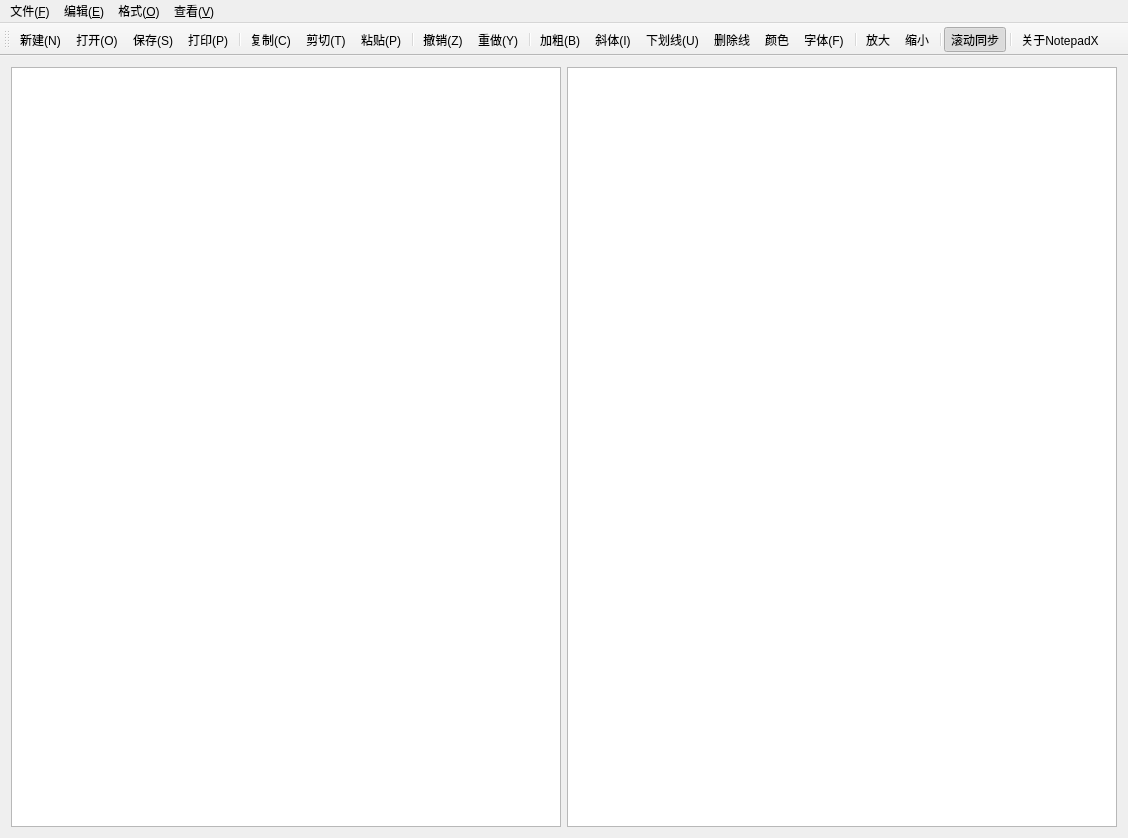
<?xml version="1.0" encoding="UTF-8"?>
<ui version="4.0">
 <class>NotepadXWindow</class>
 <widget class="QMainWindow" name="NotepadXWindow">
  <property name="geometry">
   <rect>
    <x>0</x>
    <y>0</y>
    <width>1128</width>
    <height>838</height>
   </rect>
  </property>
  <property name="windowTitle">
   <string>NotepadX</string>
  </property>
  <widget class="QWidget" name="centralWidget">
   <layout class="QHBoxLayout" name="horizontalLayout">
    <item>
     <layout class="QGridLayout" name="gridLayout">
      <item row="0" column="0">
       <widget class="QPlainTextEdit" name="markdownEdit"/>
      </item>
      <item row="0" column="1">
       <widget class="QTextBrowser" name="markdownPreview">
        <property name="minimumSize">
         <size>
          <width>400</width>
          <height>200</height>
         </size>
        </property>
        <property name="contextMenuPolicy">
         <enum>Qt::NoContextMenu</enum>
        </property>
        <property name="acceptDrops">
         <bool>false</bool>
        </property>
       </widget>
      </item>
     </layout>
    </item>
   </layout>
  </widget>
  <widget class="QMenuBar" name="menuBar">
   <property name="geometry">
    <rect>
     <x>0</x>
     <y>0</y>
     <width>1128</width>
     <height>26</height>
    </rect>
   </property>
   <widget class="QMenu" name="menuFile">
    <property name="title">
     <string>文件(&amp;F)</string>
    </property>
    <addaction name="actionNew"/>
    <addaction name="actionOpen"/>
    <addaction name="actionSave"/>
    <addaction name="actionSaveAs"/>
    <addaction name="separator"/>
    <addaction name="actionPrint"/>
    <addaction name="separator"/>
    <addaction name="actionExit"/>
   </widget>
   <widget class="QMenu" name="menuEdit">
    <property name="title">
     <string>编辑(&amp;E)</string>
    </property>
    <addaction name="actionUndo"/>
    <addaction name="actionRedo"/>
    <addaction name="separator"/>
    <addaction name="actionCut"/>
    <addaction name="actionCopy"/>
    <addaction name="actionPaste"/>
    <addaction name="actionDelete"/>
    <addaction name="separator"/>
    <addaction name="actionAll"/>
    <addaction name="actionFind"/>
   </widget>
   <widget class="QMenu" name="menuFormt">
    <property name="title">
     <string>格式(&amp;O)</string>
    </property>
    <addaction name="actionFont"/>
    <addaction name="actionBold"/>
    <addaction name="actionItalic"/>
    <addaction name="actionUnderline"/>
    <addaction name="actionStrikeout"/>
    <addaction name="actionColor"/>
   </widget>
   <widget class="QMenu" name="menuView">
    <property name="title">
     <string>查看(&amp;V)</string>
    </property>
    <widget class="QMenu" name="menu_Z">
     <property name="title">
      <string>缩放(&amp;Z)</string>
     </property>
     <addaction name="actionEnlarge"/>
     <addaction name="actionLessen"/>
     <addaction name="actionDefault"/>
    </widget>
    <addaction name="menu_Z"/>
   </widget>
   <addaction name="menuFile"/>
   <addaction name="menuEdit"/>
   <addaction name="menuFormt"/>
   <addaction name="menuView"/>
  </widget>
  <widget class="QToolBar" name="mainToolBar">
   <property name="allowedAreas">
    <set>Qt::TopToolBarArea</set>
   </property>
   <property name="iconSize">
    <size>
     <width>20</width>
     <height>20</height>
    </size>
   </property>
   <property name="toolButtonStyle">
    <enum>Qt::ToolButtonIconOnly</enum>
   </property>
   <property name="floatable">
    <bool>false</bool>
   </property>
   <attribute name="toolBarArea">
    <enum>TopToolBarArea</enum>
   </attribute>
   <attribute name="toolBarBreak">
    <bool>false</bool>
   </attribute>
   <addaction name="actionNew"/>
   <addaction name="actionOpen"/>
   <addaction name="actionSave"/>
   <addaction name="actionPrint"/>
   <addaction name="separator"/>
   <addaction name="actionCopy"/>
   <addaction name="actionCut"/>
   <addaction name="actionPaste"/>
   <addaction name="separator"/>
   <addaction name="actionUndo"/>
   <addaction name="actionRedo"/>
   <addaction name="separator"/>
   <addaction name="actionBold"/>
   <addaction name="actionItalic"/>
   <addaction name="actionUnderline"/>
   <addaction name="actionStrikeout"/>
   <addaction name="actionColor"/>
   <addaction name="actionFont"/>
   <addaction name="separator"/>
   <addaction name="actionEnlarge"/>
   <addaction name="actionLessen"/>
   <addaction name="separator"/>
   <addaction name="actionSynchronize"/>
   <addaction name="separator"/>
   <addaction name="actionAbout"/>
  </widget>
  <action name="actionNew">
   <property name="icon">
    <iconset resource="res.qrc">
     <normaloff>:/ui/Resources/new.png</normaloff>:/ui/Resources/new.png</iconset>
   </property>
   <property name="text">
    <string>新建(&amp;N)</string>
   </property>
   <property name="toolTip">
    <string>新建(Ctrl+N)</string>
   </property>
   <property name="shortcut">
    <string>Ctrl+N</string>
   </property>
  </action>
  <action name="actionOpen">
   <property name="icon">
    <iconset resource="res.qrc">
     <normaloff>:/ui/Resources/open.png</normaloff>:/ui/Resources/open.png</iconset>
   </property>
   <property name="text">
    <string>打开(&amp;O)</string>
   </property>
   <property name="toolTip">
    <string>打开(Ctrl+O)</string>
   </property>
   <property name="shortcut">
    <string>Ctrl+O</string>
   </property>
  </action>
  <action name="actionSave">
   <property name="icon">
    <iconset resource="res.qrc">
     <normaloff>:/ui/Resources/save.png</normaloff>:/ui/Resources/save.png</iconset>
   </property>
   <property name="text">
    <string>保存(&amp;S)</string>
   </property>
   <property name="toolTip">
    <string>保存(Ctrl+S)</string>
   </property>
   <property name="shortcut">
    <string>Ctrl+S</string>
   </property>
  </action>
  <action name="actionSaveAs">
   <property name="text">
    <string>保存为(&amp;A)</string>
   </property>
   <property name="toolTip">
    <string>保存为...</string>
   </property>
   <property name="shortcut">
    <string>F12</string>
   </property>
  </action>
  <action name="actionPrint">
   <property name="icon">
    <iconset resource="res.qrc">
     <normaloff>:/ui/Resources/print.png</normaloff>:/ui/Resources/print.png</iconset>
   </property>
   <property name="text">
    <string>打印(&amp;P)</string>
   </property>
   <property name="toolTip">
    <string>打印(Ctrl+P)</string>
   </property>
   <property name="shortcut">
    <string>Ctrl+P</string>
   </property>
  </action>
  <action name="actionExit">
   <property name="text">
    <string>退出(&amp;X)</string>
   </property>
   <property name="toolTip">
    <string>退出</string>
   </property>
  </action>
  <action name="actionCut">
   <property name="icon">
    <iconset resource="res.qrc">
     <normaloff>:/ui/Resources/cut.png</normaloff>:/ui/Resources/cut.png</iconset>
   </property>
   <property name="text">
    <string>剪切(&amp;T)</string>
   </property>
   <property name="toolTip">
    <string>剪切(Ctrl+X)</string>
   </property>
   <property name="shortcut">
    <string>Ctrl+X</string>
   </property>
  </action>
  <action name="actionCopy">
   <property name="icon">
    <iconset resource="res.qrc">
     <normaloff>:/ui/Resources/copy.png</normaloff>:/ui/Resources/copy.png</iconset>
   </property>
   <property name="text">
    <string>复制(&amp;C)</string>
   </property>
   <property name="toolTip">
    <string>复制(Ctrl+C)</string>
   </property>
   <property name="shortcut">
    <string>Ctrl+C</string>
   </property>
  </action>
  <action name="actionPaste">
   <property name="icon">
    <iconset resource="res.qrc">
     <normaloff>:/ui/Resources/paste.png</normaloff>:/ui/Resources/paste.png</iconset>
   </property>
   <property name="text">
    <string>粘贴(&amp;P)</string>
   </property>
   <property name="toolTip">
    <string>粘贴(Ctrl+P)</string>
   </property>
   <property name="shortcut">
    <string>Ctrl+V</string>
   </property>
  </action>
  <action name="actionDelete">
   <property name="text">
    <string>删除(&amp;L)</string>
   </property>
   <property name="shortcut">
    <string>Del</string>
   </property>
  </action>
  <action name="actionFind">
   <property name="text">
    <string>查找(&amp;F)</string>
   </property>
   <property name="shortcut">
    <string>Ctrl+F</string>
   </property>
  </action>
  <action name="actionAll">
   <property name="text">
    <string>全选(&amp;A)</string>
   </property>
   <property name="shortcut">
    <string>Ctrl+A</string>
   </property>
  </action>
  <action name="actionReplace">
   <property name="text">
    <string>替换(&amp;R)</string>
   </property>
   <property name="shortcut">
    <string>Ctrl+H</string>
   </property>
  </action>
  <action name="actionGoto">
   <property name="text">
    <string>转到(&amp;G)</string>
   </property>
   <property name="shortcut">
    <string>Ctrl+G</string>
   </property>
  </action>
  <action name="actionBold">
   <property name="icon">
    <iconset resource="res.qrc">
     <normaloff>:/ui/Resources/bold.png</normaloff>:/ui/Resources/bold.png</iconset>
   </property>
   <property name="text">
    <string>加粗(&amp;B)</string>
   </property>
   <property name="toolTip">
    <string>加粗(Ctrl+B)</string>
   </property>
   <property name="shortcut">
    <string>Ctrl+B</string>
   </property>
  </action>
  <action name="actionItalic">
   <property name="icon">
    <iconset>
     <normalon>:/ui/Resources/italic.png</normalon>
    </iconset>
   </property>
   <property name="text">
    <string>斜体(&amp;I)</string>
   </property>
   <property name="toolTip">
    <string>斜体(Ctrl+I)</string>
   </property>
   <property name="shortcut">
    <string>Ctrl+I</string>
   </property>
  </action>
  <action name="actionStatus">
   <property name="text">
    <string>状态栏(&amp;S)</string>
   </property>
  </action>
  <action name="actionEnlarge">
   <property name="icon">
    <iconset>
     <normalon>:/ui/Resources/enlarge.png</normalon>
    </iconset>
   </property>
   <property name="text">
    <string>放大</string>
   </property>
   <property name="toolTip">
    <string>放大(Ctrl++)</string>
   </property>
   <property name="shortcut">
    <string>Ctrl++</string>
   </property>
  </action>
  <action name="actionLessen">
   <property name="icon">
    <iconset>
     <normalon>:/ui/Resources/lessen.png</normalon>
    </iconset>
   </property>
   <property name="text">
    <string>缩小</string>
   </property>
   <property name="toolTip">
    <string>缩小(Ctrl+-)</string>
   </property>
   <property name="shortcut">
    <string>Ctrl+-</string>
   </property>
  </action>
  <action name="actionDefault">
   <property name="text">
    <string>恢复默认缩放</string>
   </property>
   <property name="toolTip">
    <string>恢复默认缩放(Ctrl+0)</string>
   </property>
   <property name="shortcut">
    <string>Ctrl+0</string>
   </property>
  </action>
  <action name="actionAbout">
   <property name="icon">
    <iconset resource="res.qrc">
     <normaloff>:/ui/Resources/about.png</normaloff>:/ui/Resources/about.png</iconset>
   </property>
   <property name="text">
    <string>关于NotepadX</string>
   </property>
   <property name="shortcut">
    <string>F1</string>
   </property>
  </action>
  <action name="actionUndo">
   <property name="icon">
    <iconset>
     <normalon>:/ui/Resources/undo.png</normalon>
    </iconset>
   </property>
   <property name="text">
    <string>撤销(&amp;Z)</string>
   </property>
   <property name="toolTip">
    <string>撤销(Ctrl+Z)</string>
   </property>
   <property name="shortcut">
    <string>Ctrl+Z</string>
   </property>
  </action>
  <action name="actionRedo">
   <property name="icon">
    <iconset>
     <normalon>:/ui/Resources/redo.png</normalon>
    </iconset>
   </property>
   <property name="text">
    <string>重做(&amp;Y)</string>
   </property>
   <property name="toolTip">
    <string>重做(Ctrl+Y)</string>
   </property>
   <property name="shortcut">
    <string>Ctrl+Y</string>
   </property>
  </action>
  <action name="actionUnderline">
   <property name="icon">
    <iconset>
     <normalon>:/ui/Resources/underline.png</normalon>
    </iconset>
   </property>
   <property name="text">
    <string>下划线(&amp;U)</string>
   </property>
   <property name="toolTip">
    <string>下划线(Ctrl+U)</string>
   </property>
   <property name="shortcut">
    <string>Ctrl+U</string>
   </property>
  </action>
  <action name="actionFont">
   <property name="icon">
    <iconset>
     <normalon>:/ui/Resources/font.png</normalon>
    </iconset>
   </property>
   <property name="text">
    <string>字体(&amp;F)</string>
   </property>
   <property name="toolTip">
    <string>字体(Ctrl+Shift+F)</string>
   </property>
   <property name="shortcut">
    <string>Ctrl+Shift+F</string>
   </property>
  </action>
  <action name="actionStrikeout">
   <property name="icon">
    <iconset resource="res.qrc">
     <normaloff>:/ui/Resources/strikeout.png</normaloff>:/ui/Resources/strikeout.png</iconset>
   </property>
   <property name="text">
    <string>删除线</string>
   </property>
   <property name="toolTip">
    <string>删除线(Ctrl+Shift+D)</string>
   </property>
   <property name="shortcut">
    <string>Ctrl+Shift+D</string>
   </property>
  </action>
  <action name="actionColor">
   <property name="icon">
    <iconset resource="res.qrc">
     <normaloff>:/ui/Resources/color.png</normaloff>:/ui/Resources/color.png</iconset>
   </property>
   <property name="text">
    <string>颜色</string>
   </property>
   <property name="toolTip">
    <string>颜色(Ctrl+Shift+C)</string>
   </property>
   <property name="shortcut">
    <string>Ctrl+Shift+C</string>
   </property>
  </action>
  <action name="actionSynchronize">
   <property name="checkable">
    <bool>true</bool>
   </property>
   <property name="checked">
    <bool>true</bool>
   </property>
   <property name="icon">
    <iconset resource="res.qrc">
     <normaloff>:/ui/Resources/nosynchronize.png</normaloff>
     <normalon>:/ui/Resources/synchronize.png</normalon>:/ui/Resources/nosynchronize.png</iconset>
   </property>
   <property name="text">
    <string>滚动同步</string>
   </property>
   <property name="toolTip">
    <string>滚动同步</string>
   </property>
  </action>
 </widget>
 <layoutdefault spacing="6" margin="11"/>
 <resources>
  <include location="res.qrc"/>
 </resources>
 <connections>
  <connection>
   <sender>actionAll</sender>
   <signal>triggered()</signal>
   <receiver>markdownEdit</receiver>
   <slot>selectAll()</slot>
   <hints>
    <hint type="sourcelabel">
     <x>-1</x>
     <y>-1</y>
    </hint>
    <hint type="destinationlabel">
     <x>260</x>
     <y>353</y>
    </hint>
   </hints>
  </connection>
  <connection>
   <sender>actionCopy</sender>
   <signal>triggered()</signal>
   <receiver>markdownEdit</receiver>
   <slot>copy()</slot>
   <hints>
    <hint type="sourcelabel">
     <x>-1</x>
     <y>-1</y>
    </hint>
    <hint type="destinationlabel">
     <x>260</x>
     <y>353</y>
    </hint>
   </hints>
  </connection>
  <connection>
   <sender>actionCut</sender>
   <signal>triggered()</signal>
   <receiver>markdownEdit</receiver>
   <slot>cut()</slot>
   <hints>
    <hint type="sourcelabel">
     <x>-1</x>
     <y>-1</y>
    </hint>
    <hint type="destinationlabel">
     <x>260</x>
     <y>353</y>
    </hint>
   </hints>
  </connection>
  <connection>
   <sender>actionPaste</sender>
   <signal>triggered()</signal>
   <receiver>markdownEdit</receiver>
   <slot>paste()</slot>
   <hints>
    <hint type="sourcelabel">
     <x>-1</x>
     <y>-1</y>
    </hint>
    <hint type="destinationlabel">
     <x>260</x>
     <y>353</y>
    </hint>
   </hints>
  </connection>
  <connection>
   <sender>actionNew</sender>
   <signal>triggered()</signal>
   <receiver>markdownEdit</receiver>
   <slot>clear()</slot>
   <hints>
    <hint type="sourcelabel">
     <x>-1</x>
     <y>-1</y>
    </hint>
    <hint type="destinationlabel">
     <x>260</x>
     <y>353</y>
    </hint>
   </hints>
  </connection>
  <connection>
   <sender>actionRedo</sender>
   <signal>triggered()</signal>
   <receiver>markdownEdit</receiver>
   <slot>redo()</slot>
   <hints>
    <hint type="sourcelabel">
     <x>-1</x>
     <y>-1</y>
    </hint>
    <hint type="destinationlabel">
     <x>260</x>
     <y>353</y>
    </hint>
   </hints>
  </connection>
  <connection>
   <sender>actionUndo</sender>
   <signal>triggered()</signal>
   <receiver>markdownEdit</receiver>
   <slot>undo()</slot>
   <hints>
    <hint type="sourcelabel">
     <x>-1</x>
     <y>-1</y>
    </hint>
    <hint type="destinationlabel">
     <x>260</x>
     <y>353</y>
    </hint>
   </hints>
  </connection>
  <connection>
   <sender>actionExit</sender>
   <signal>triggered()</signal>
   <receiver>NotepadXWindow</receiver>
   <slot>close()</slot>
   <hints>
    <hint type="sourcelabel">
     <x>-1</x>
     <y>-1</y>
    </hint>
    <hint type="destinationlabel">
     <x>526</x>
     <y>339</y>
    </hint>
   </hints>
  </connection>
  <connection>
   <sender>actionLessen</sender>
   <signal>triggered()</signal>
   <receiver>markdownPreview</receiver>
   <slot>zoomOut()</slot>
   <hints>
    <hint type="sourcelabel">
     <x>-1</x>
     <y>-1</y>
    </hint>
    <hint type="destinationlabel">
     <x>788</x>
     <y>353</y>
    </hint>
   </hints>
  </connection>
  <connection>
   <sender>actionEnlarge</sender>
   <signal>triggered()</signal>
   <receiver>markdownPreview</receiver>
   <slot>zoomIn()</slot>
   <hints>
    <hint type="sourcelabel">
     <x>-1</x>
     <y>-1</y>
    </hint>
    <hint type="destinationlabel">
     <x>788</x>
     <y>353</y>
    </hint>
   </hints>
  </connection>
 </connections>
</ui>
